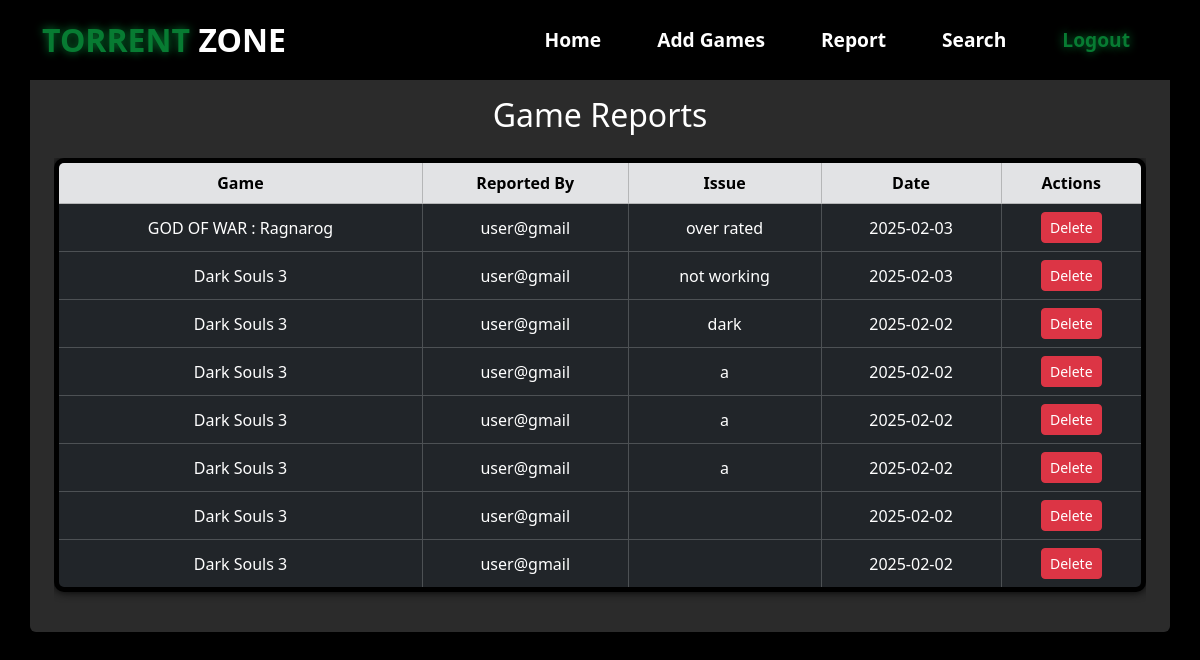
The page /view_all_report on the database as committed earlier.
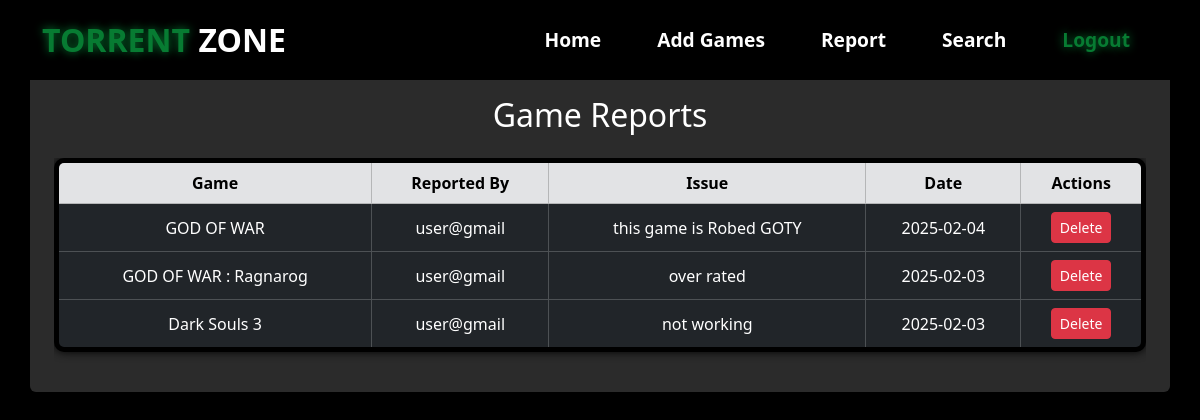
The same page on the database as committed later.
### app/models.py (models this page shows, shortened)
class Report(models.Model):
    user = models.ForeignKey(User, on_delete=models.CASCADE)
    game = models.ForeignKey(Game, on_delete=models.CASCADE)
    issue = models.TextField()
    created_at = models.DateTimeField(auto_now_add=True)

class Game(models.Model):
    title = models.CharField(max_length=255)
    des = models.TextField()
    genre = models.CharField(max_length=100)
    developer = models.CharField(max_length=255)
    release_date = models.DateField()
    image = models.ImageField()
    torrent = models.FileField()
    count = models.IntegerField(default=0)
    rating = models.FloatField(default=0.0)
    is_paid = models.BooleanField(default=False)
    price = models.IntegerField()

### app/views.py (the view)
# urls.py: path('view_all_report',views.view_all_report, name='view_all_report'),
def view_all_report(request):
    reports = Report.objects.select_related('game', 'user').order_by('-created_at')
    return render(request, 'admin/admin_report.html', {'reports': reports})

### templates/admin/admin_report.html (shortened to what this page needs)
<!DOCTYPE html>
<html lang="en">
<head>
    {% load static %}
    <link rel="stylesheet" href="https://cdnjs.cloudflare.com/ajax/libs/font-awesome/6.5.1/css/all.min.css">
    <link rel="stylesheet" href="https://unpkg.com/aos@next/dist/aos.css" />
    <link href="https://cdn.jsdelivr.net/npm/bootstrap@5.3.3/dist/css/bootstrap.min.css" rel="stylesheet">
</head>
</head>
<body>
    <nav style="position: fixed;" class="navbar navbar-expand-lg">
        <div class="nav-container container">
            <a id="brand-link" class="navbar-brand text-white" data-aos="zoom-in" data-aos-duration="1500" href="#">
                <span>TORRENT</span>
              </a>
          <div class="collapse navbar-collapse justify-content-end" id="navbarNav">
            <ul class="navbar-nav">
              <li class="nav-item" data-aos="fade-up" data-aos-duration="1500" data-aos-delay="100">
                <a class="nav-link" href="../admin_home">Home</a>
              </li>
              <li class="nav-item" data-aos="fade-up" data-aos-duration="1500" data-aos-delay="200">
                <a class="nav-link" href="../add_game">Add Games</a>
              </li>
              <li class="nav-item" data-aos="fade-up" data-aos-duration="1500" data-aos-delay="300">
                <a class="nav-link" href="../view_all_report">Report</a>
              </li>
              <li class="nav-item" data-aos="fade-up" data-aos-duration="1500" data-aos-delay="400">
                <a id="nav-search-btn" class="nav-link" href="#">Search</a>
              </li>
              <li class="nav-item" data-aos="fade-up" data-aos-duration="1500" data-aos-delay="500">
                <a class="nav-link" href="../logout"><span>Logout</span></a>
              </li>
            </ul>
          </div>
        </div>
      </nav>
      <div class="container mt-5 p-4 rounded" style="background-color: #2b2b2b;">
        <h2 class="text-center text-white m-4">Game Reports</h2>
        <div class="table-responsive">
            <table class="table table-dark table-hover table-bordered text-center align-middle">
                <thead class="table-secondary">
                    <tr>
                        <th>Game</th>
                        <th>Reported By</th>
                        <th>Issue</th>
                        <th>Date</th>
                        <th>Actions</th>
                    </tr>
                </thead>
                <tbody>
                    {% for report in reports %}
                    <tr>
                        <td>
                            <a href="game_detail/{{ report.game.id }}" class="text-white text-decoration-none">
                                {{ report.game.title }}
                            </a>
                        </td>
                        <td>{{ report.user.username }}</td>
                        <td>{{ report.issue }}</td>
                        <td>{{ report.created_at|date:"Y-m-d" }}</td>
                        <td>
                            <a href="../delete_report/{{ report.id }}"
                               onclick="return confirm('Are you sure you want to delete this report?')"
                               class="btn btn-sm btn-danger">
                               Delete
                            </a>
                        </td>
                    </tr>
                    {% empty %}
                    <tr>
                        <td colspan="5" class="text-center text-white">No reports found.</td>
                    </tr>
                    {% endfor %}
                </tbody>
            </table>
        </div>
    </div>
</body>
</html>

Rows that differ between the two databases and show on the page:
removed Report: game "Dark Souls 3", user.username "user@gmail", issue "dark", created_at "2025-02-02"
removed Report: game "Dark Souls 3", user.username "user@gmail", issue "a", created_at "2025-02-02"
removed Report: game "Dark Souls 3", user.username "user@gmail", issue "a", created_at "2025-02-02"
removed Report: game "Dark Souls 3", user.username "user@gmail", issue "a", created_at "2025-02-02"
removed Report: game "Dark Souls 3", user.username "user@gmail", created_at "2025-02-02"
removed Report: game "Dark Souls 3", user.username "user@gmail", created_at "2025-02-02"
added Report: game "GOD OF WAR", user.username "user@gmail", issue "this game is Robed GOTY", created_at "2025-02-04"
